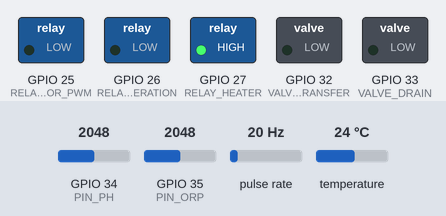
Simulated run of this sketch. Board: ESP32. Shown: switched loads named in the sketch (green lamp = pin HIGH). Wiring (inferred from the names in the program): pulse sensor: data GPIO 18. The inputs (shaded band) are chosen by the test bench; at power-on: temperature 24 °C, GPIO 34 (PIN_PH) = 2048, GPIO 35 (PIN_ORP) = 2048, pulse rate 20 Hz. WiFi joins after 1.5 s; servers stay silent unless stated; uploads are accepted with an empty reply; what the sketch prints to the serial monitor is not drawn.

Above: at 2.7 s.
2.8 s: temperature set to 30.2 °C
6.8 s: temperature set to 31.1 °C
At 8.5 s:
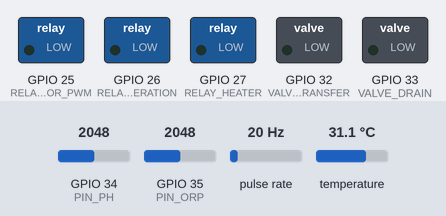
8.8 s: temperature set to 28.1 °C
12.6 s: temperature set to 26.9 °C
At 14.3 s:
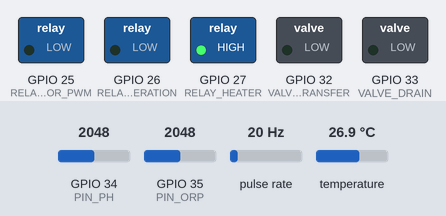
14.8 s: temperature set to 33 °C
At 15.6 s:
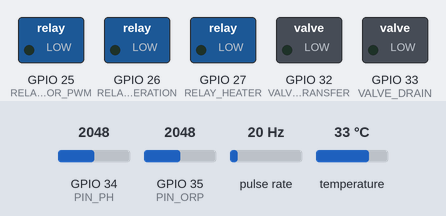
Timing chart, 0 to 17.7 s (numbered marks = the images above; inputs shaded):
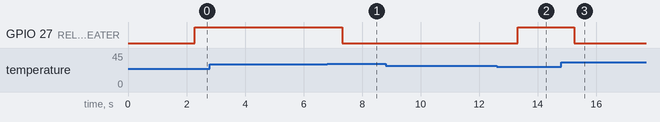

The sketch:

bio_drum_controller.ino
```cpp
/*
 * ==============================================================================
 * SENTINEL-HOLARCHY | ESP32 FIRMWARE FOR BIO-DRUM 60L HARDWARE CONTROLLER
 * Target: ESP32-WROOM-32 / NodeMCU ESP32
 * ==============================================================================
 * Interfaces:
 * - Analog pH Sensor (BNC Probe on GPIO 34)
 * - Analog ORP Sensor (BNC Probe on GPIO 35)
 * - DS18B20 1-Wire Digital Temp Sensor (GPIO 4)
 * - Tachometer / Optical Encoder for Drum RPM (GPIO 18)
 * - Relays:
 *   - PIN 25: Drum Inverter Speed PWM / Motor Direction
 *   - PIN 26: Aeration Pump 12V
 *   - PIN 27: Heating Mat / Solid-State Relay (PID controlled)
 *   - PIN 32: VFA Liquid Transfer Valve
 *   - PIN 33: Waste Drain Centrifuge Valve
 *
 * Telemetry: JSON over WiFi / HTTP POST or MQTT to Local Gateway.
 */

#include <WiFi.h>
#include <HTTPClient.h>
#include <OneWire.h>
#include <DallasTemperature.h>
#include <ArduinoJson.h>

// WiFi Configuration
const char* ssid = "YOUR_WIFI_SSID";
const char* password = "YOUR_WIFI_PASSWORD";
const char* gateway_url = "http://192.168.1.100:5000/api/telemetry";

// Pin Definitions
#define PIN_PH 34
#define PIN_ORP 35
#define PIN_ONEWIRE_TEMP 4
#define PIN_TACHO 18

#define RELAY_MOTOR_PWM 25
#define RELAY_AERATION 26
#define RELAY_HEATER 27
#define VALVE_TRANSFER 32
#define VALVE_DRAIN 33

// Sensors
OneWire oneWire(PIN_ONEWIRE_TEMP);
DallasTemperature tempSensor(&oneWire);

// State tracking
float current_ph = 7.0;
float current_orp_mv = 0.0;
float current_temp_c = 22.0;
volatile unsigned int pulseCount = 0;
float current_rpm = 0.0;

unsigned long lastTelemetryTime = 0;
const unsigned long telemetryInterval = 5000; // Send telemetry every 5 sec

void IRAM_ATTR countPulse() {
  pulseCount++;
}

void setup() {
  Serial.begin(115200);
  Serial.println(">>> SENTINEL BIO-DRUM 60L CONTROLLER INITIALIZING <<<");

  // Relay Pins Setup
  pinMode(RELAY_MOTOR_PWM, OUTPUT);
  pinMode(RELAY_AERATION, OUTPUT);
  pinMode(RELAY_HEATER, OUTPUT);
  pinMode(VALVE_TRANSFER, OUTPUT);
  pinMode(VALVE_DRAIN, OUTPUT);

  digitalWrite(RELAY_MOTOR_PWM, LOW);
  digitalWrite(RELAY_AERATION, LOW);
  digitalWrite(RELAY_HEATER, LOW);
  digitalWrite(VALVE_TRANSFER, LOW);
  digitalWrite(VALVE_DRAIN, LOW);

  // Tachometer Interrupt
  pinMode(PIN_TACHO, INPUT_PULLUP);
  attachInterrupt(digitalPinToInterrupt(PIN_TACHO), countPulse, FALLING);

  // Temp sensor init
  tempSensor.begin();

  // WiFi Connect
  WiFi.begin(ssid, password);
  Serial.print("Connecting to WiFi");
  int attempts = 0;
  while (WiFi.status() != WL_CONNECTED && attempts < 20) {
    delay(500);
    Serial.print(".");
    attempts++;
  }
  if (WiFi.status() == WL_CONNECTED) {
    Serial.println("\nWiFi connected! IP: " + WiFi.localIP().toString());
  } else {
    Serial.println("\nRunning in standalone offline telemetry mode.");
  }
}

void readSensors() {
  // Read Temperature
  tempSensor.requestTemperatures();
  current_temp_c = tempSensor.getTempCByIndex(0);
  if (current_temp_c < -10.0 || current_temp_c > 100.0) {
    current_temp_c = 22.0; // Sensor fallback
  }

  // Read pH (ADC 12-bit on 3.3V)
  int phRaw = analogRead(PIN_PH);
  float phVoltage = phRaw * (3.3 / 4095.0);
  // Calibration: standard linear mapping 3.5 * voltage + offset
  current_ph = 7.0 - (phVoltage - 1.65) * 3.5;

  // Read ORP
  int orpRaw = analogRead(PIN_ORP);
  float orpVoltage = orpRaw * (3.3 / 4095.0);
  current_orp_mv = (orpVoltage - 1.65) * 1000.0;

  // Calculate RPM
  detachInterrupt(digitalPinToInterrupt(PIN_TACHO));
  current_rpm = (pulseCount / 2.0) * 60.0; // 2 pulses per revolution
  pulseCount = 0;
  attachInterrupt(digitalPinToInterrupt(PIN_TACHO), countPulse, FALLING);
}

void sendTelemetry() {
  StaticJsonDocument<256> doc;
  doc["device_id"] = "ESP32-CLAMART-01";
  doc["batch_id"] = "BATCH-CLAMART-LOCAL";
  doc["temp_c"] = current_temp_c;
  doc["ph"] = current_ph;
  doc["orp_mv"] = current_orp_mv;
  doc["drum_rpm"] = current_rpm;
  doc["heater_status"] = digitalRead(RELAY_HEATER) == HIGH;
  doc["aeration_status"] = digitalRead(RELAY_AERATION) == HIGH;

  String jsonString;
  serializeJson(doc, jsonString);
  Serial.println("[TELEMETRY] " + jsonString);

  if (WiFi.status() == WL_CONNECTED) {
    HTTPClient http;
    http.begin(gateway_url);
    http.addHeader("Content-Type", "application/json");
    int httpResponseCode = http.POST(jsonString);
    if (httpResponseCode > 0) {
      Serial.printf("HTTP Response code: %d\n", httpResponseCode);
    }
    http.end();
  }
}

void loop() {
  readSensors();

  // Basic onboard thermal safety: keep slurry around 28-30C during acidogenesis
  if (current_temp_c < 27.5) {
    digitalWrite(RELAY_HEATER, HIGH);
  } else if (current_temp_c > 30.5) {
    digitalWrite(RELAY_HEATER, LOW);
  }

  if (millis() - lastTelemetryTime >= telemetryInterval) {
    sendTelemetry();
    lastTelemetryTime = millis();
  }

  delay(200);
}
```

Measured:
- the behaviour switches between 30.5 and 30.6 °C on temperature (found by bisection; images 0 and 1)
- the behaviour switches between 27.5 and 27.4 °C on temperature (found by bisection; images 1 and 2)
- after the input at 2.8 s, every drawn part: stays the same
- after the input at 6.8 s, GPIO 27 (RELAY_HEATER): HIGH → LOW after 0.52 s
- after the input at 8.8 s, every drawn part: stays the same
- after the input at 12.6 s, GPIO 27 (RELAY_HEATER): LOW → HIGH after 0.71 s
- after the input at 14.8 s, GPIO 27 (RELAY_HEATER): HIGH → LOW after 0.44 s
